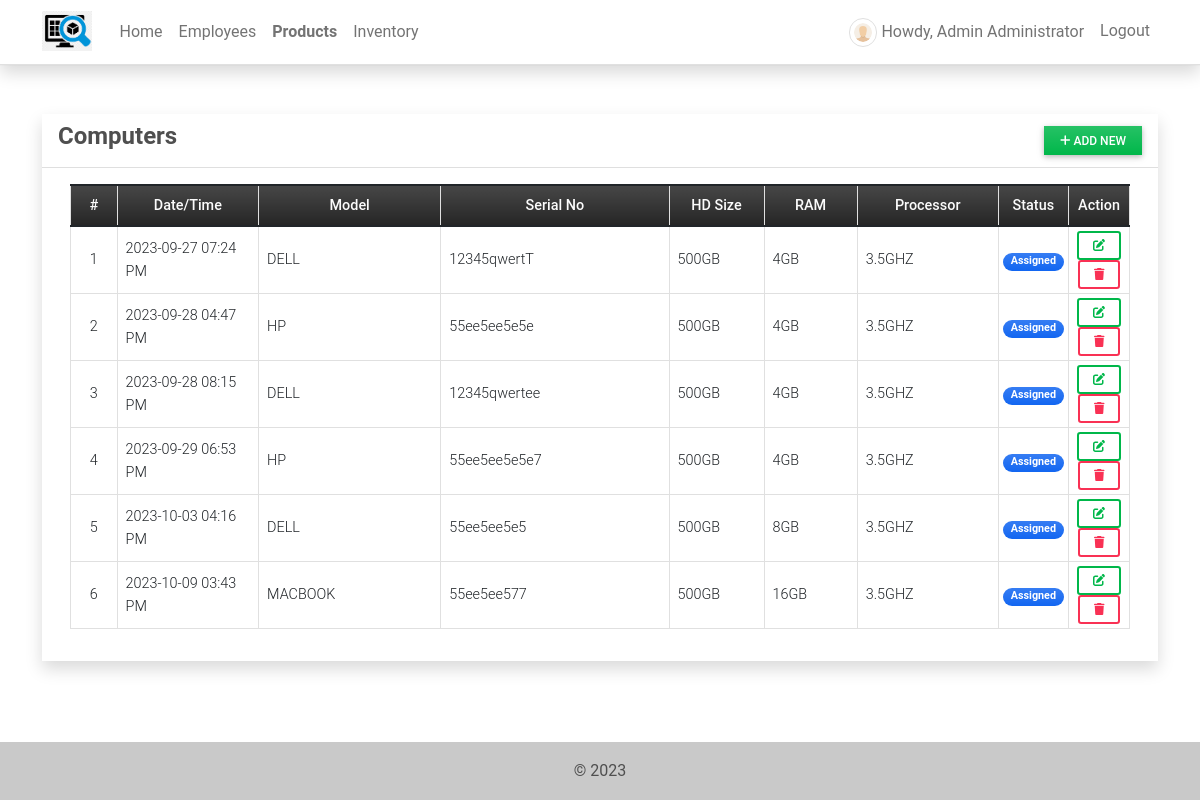
/product (signed in), run on the app's committed database.
### imsApp/models.py (models this page shows, shortened)
class Product(models.Model):
    model=models.CharField(max_length=50, null=True)
    serial=models.CharField(max_length=50, null=True)
    hd_size=models.CharField(max_length=50,null=True)
    ram=models.CharField(max_length=50, null=True)
    processor=models.CharField(max_length=50, null=True)
    status = models.CharField(max_length=2, choices=(('1','Assigned'),('2','Unassigned')), default=1)
    date_created = models.DateTimeField(default=timezone.now)
    date_updated = models.DateTimeField(auto_now=True)

### imsApp/views.py (the view)
# urls.py: path('product',views.product_mgt,name='product-page'),
@login_required
def product_mgt(request):
    context['page_title'] = "Computer List"
    products = Product.objects.all()
    context['products'] = products
    return render(request, 'product_mgt.html', context)

### imsApp/templates/product_mgt.html (shortened to what this page needs)
{% extends 'base.html' %} {% load humanize %} {% block pageContent %}
<div class="col-lg-12 col-md-12 col-sm-12 col-xs-12">
    <div class="card card-default rounded-0 shadow ">
        <div class="card-header">
            <div class="d-flex w-100 align-items-center justify-content-between">
                <h4 class="card-title fw-bold">Computers</h4>
                <div class="tools">
                    <button type="button" class="btn btn-success rounded-0 bg-gradient btn-sm" id='add_new'><i class="fa fa-plus"></i> Add New</button>
                </div>
            </div>
        </div>
        <div class="card-body">
            <div class="container-fluid">
                <table class="table table-bordered" id="product-list">
                    <colgroup>
                        <col width="5%">
                        <col width="15%">
                        <col width="20%">
                        <col width="25%">
                        <col width="10%">
                        <col width="10%">
                        <col width="15%">
                    </colgroup>
                    <thead>
                        <tr class="bg-gradient bg-dark bg-opacity-50 text-light">
                            <th class="px-2 py-2 text-center">#</th>
                            <th class="px-2 py-2 text-center">Date/Time</th>
                            <th class="px-2 py-2 text-center">Model</th>
                            <th class="px-2 py-2 text-center">Serial No</th>
                            <th class="px-2 py-2 text-center">HD Size</th>
                            <th class="px-2 py-2 text-center">RAM</th>
                            <th class="px-2 py-2 text-center">Processor</th>
                            <th class="px-2 py-2 text-center">Status</th>
                            <th class="px-2 py-2 text-center">Action</th>
                        </tr>
                    </thead>
                    <tbody>
                        {% for product in products %}
                        <tr>
                            <td class="px-2 py-1 align-middle text-center">{{ forloop.counter }}</td>
                            <td class="px-2 py-1 align-middle">{{ product.date_created|date:"Y-m-d h:i A" }}</td>
                            <td class="px-2 py-1 align-middle">{{ product.model }}</td>
                            <td class="px-2 py-1 align-middle">{{ product.serial }}</td>
                            <td class="px-2 py-1 align-middle">{{ product.hd_size }}</td>
                            <td class="px-2 py-1 align-middle">{{ product.ram }}</td>
                            <td class="px-2 py-1 align-middle">{{ product.processor }}</td>
                            <td class="px-1 py-1 align-middle text-center">
                                {% if product.status == '1' %}
                                <span class="badge bg-primary bg-gradient rounded-pill px-2">Assigned</span> {% else %}
                                <span class="badge bg-secondary bg-gradient rounded-pill px-2">Unassigned</span> {% endif %}
                            </td>
                            <td class="px-2 py-1 align-middle text-center">
                                <a class="btn btn-outline-success btn-sm edit-data" href="javascript:void(0)" data-id="{{ product.pk }}" title="Edit">
                                    <i class="fa fa-edit"></i>
                                </a>
                                <button class="btn btn-outline-danger btn-sm delete-data" type="button" data-id="{{ product.pk }}" title="Delete">
                                    <i class="fa fa-trash"></i>
                                </button>
                            </td>
                        </tr>
                        {% endfor %}
                    </tbody>
                </table>
            </div>
        </div>
    </div>
</div>
{% endblock pageContent %}

### imsApp/templates/base.html (shortened to what this page needs)
{% load static %}
<!DOCTYPE html>
<html lang="en">
<head>
    <link rel="stylesheet" href="{% static 'assets/font-awesome/css/all.min.css' %}">
    <link rel="stylesheet" href="{% static 'assets/bootstrap/css/bootstrap.min.css' %}">
    <link rel="stylesheet" href="{% static 'assets/select2/dist/css/select2.min.css' %}">
    <link rel="stylesheet" href="{% static 'assets/mdb-blogtemplate/css/mdb.min.css' %}" />
    <link rel="stylesheet" href="{% static 'assets/DataTables/datatables.min.css' %}" />
    <link rel="stylesheet" href="{% static 'assets/default/css/style.css' %}">
</head>
<body class="">
    {% block TopNavigation %} {% include "TopNavigation.html" %} {% endblock TopNavigation %}
    <main class="py-5">
        <div class="container mb-3">
             {% block pageContent %} {% endblock pageContent %}
        </div>
    </main>
    <footer class="bg-light text-lg-start">
        <div class="text-center p-3" style="background-color: rgba(0, 0, 0, 0.2);">
            © {% now 'Y' %}
        </div>
    </footer>
</body>
</html>

### imsApp/templates/topNavigation.html (shortened to what this page needs)
{% load static %}
<header>
    <nav class="navbar navbar-expand-lg navbar-light bg-white fixed-top shadow border-bottom">
        <div class="container">
            <a class="navbar-brand" target="_blank" href="{% url 'home-page' %}">
                <img src="{{ MEDIA_URL }}/default/logo1.png" height="16" alt="{{ MEDIA_URL }}" loading="lazy" style="margin-top: -3px;" />
            </a>
            <div class="collapse navbar-collapse" id="navbarExample01">
                <ul class="navbar-nav me-auto mb-2 mb-lg-0" id="topNav">
                    {% if user.id %}
                    <li class="nav-item">
                        <a class="nav-link" aria-current="page" href="{% url 'home-page' %}">Home</a>
                    </li>
                    <li class="nav-item">
                        <a class="nav-link" aria-current="page" href="{% url 'employee-page' %}">Employees</a>
                    </li>
                    <li class="nav-item">
                        <a class="nav-link" aria-current="page" href="{% url 'product-page' %}">Products</a>
                    </li>
                    <li class="nav-item">
                        <a class="nav-link" aria-current="page" href="{% url 'inventory-page' %}">Inventory</a>
                    </li>
                    {% endif %}
                </ul>
                <ul class="navbar-nav d-flex flex-row">
                    {% if user.id %} {% if user.profile.user_type == 1 %} {% endif %}
                    <li class="nav-item me-3 me-lg-0">
                        <a class="nav-link" href="{% url 'profile' %}">
                            <span class="me-1"><img src="{{ MEDIA_URL }}/default/default-avatar.png" alt="User Avatar" id="user-avatar" class="img-thumbnail rounded-circle"></span>Howdy, {{ user.first_name }} {{user.last_name}}
                        </a>
                    </li>
                    <li class="nav-item me-3 me-lg-0">
                        <a class="nav-link" href="{% url 'logout' %}">Logout</a>
                    </li>
                    {% else %}
                    <li class="nav-item me-3 me-lg-0">
                        <a class="nav-link" href="{% url 'login' %}">Login</a>
                    </li>
                    {% endif %}
                </ul>
            </div>
        </div>
    </nav>
</header>

### static/assets/default/css/style.css (style rules this page uses)
html, body { height: 100%; width: 100%; max-height: 100%; overflow: auto; display: flex; flex-direction: column; }
body>header { flex-shrink: auto; }
body>main { flex-shrink: auto; flex-grow: auto; overflow: auto; }
body>footer { flex-shrink: auto; position: absolute; bottom: 0; left: 0; width: calc(100%); }
#user-avatar { width: 1.8rem; height: 1.8rem; object-fit: scale-down; object-position: center center; }
.navbar-brand>img { height: 2em; }
.nav-item.active a.nav-link { font-weight: bolder !important; }

### data on the page
Product: date_created "2023-09-27 07:24 PM", model "DELL", serial "12345qwertT", hd_size "500GB", ram "4GB", processor "3.5GHZ", status "Assigned"
Product: date_created "2023-09-28 04:47 PM", model "HP", serial "55ee5ee5e5e", hd_size "500GB", ram "4GB", processor "3.5GHZ", status "Assigned"
Product: date_created "2023-09-28 08:15 PM", model "DELL", serial "12345qwertee", hd_size "500GB", ram "4GB", processor "3.5GHZ", status "Assigned"
Product: date_created "2023-09-29 06:53 PM", model "HP", serial "55ee5ee5e5e7", hd_size "500GB", ram "4GB", processor "3.5GHZ", status "Assigned"
Product: date_created "2023-10-03 04:16 PM", model "DELL", serial "55ee5ee5e5", hd_size "500GB", ram "8GB", processor "3.5GHZ", status "Assigned"
Product: date_created "2023-10-09 03:43 PM", model "MACBOOK", serial "55ee5ee577", hd_size "500GB", ram "16GB", processor "3.5GHZ", status "Assigned"

### other printed values
{{ user.first_name }} "Admin"
{{ user.last_name }} "Administrator"
